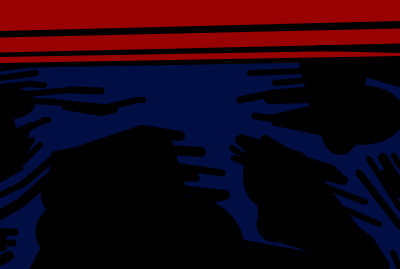
Frame 1 (no input)
Frame 60 (no input): identical to frame 1, image omitted
Frame 120 (the mouse pressed at the canvas centre since frame 60): identical to frame 1, image omitted

The p5.js sketch that drew this single still picture (run headless with seeded random() and noise() and a simulated clock; from frame 60 on, the mouse is pressed at the canvas centre):

// p5.js sketch
// ── sketch.js
function setup() {
    createCanvas(400, 269);
    background(0);
    strokeWeight(50);
    point();
    //red lines
    stroke(152,2,3);
    strokeWeight(6);
    line(0, 60, 400, 53);
    stroke(152,2,3);
    strokeWeight(15);
    line(0, 45, 400, 36);
    stroke(152,2,3);
    strokeWeight(40);
    line(0, 11, 400, 1);
    //blue
    stroke(1,14,67);
    fill(1,14,67);
    quad(0, 88, 400, 81, 400, 269, 0, 269);
    //black lines
    stroke(0);
    strokeWeight(6);
    line(319, 48, 400, 50);
    stroke(0);
    strokeWeight(3);
    line(0, 70, 37, 65);
    line(26, 100, 53, 100);
    strokeWeight(6);
    line(0, 78, 36, 73);
    line(0, 87, 30, 84);
    line(30, 84, 44, 85);
    line(27, 94, 70, 90);
    line(30, 101, 53, 102);
    line(53, 102, 103, 107);
    line(107, 107, 138, 100);
    line(138, 100, 143, 100);
    line(65, 107, 101, 113);
    line(101, 113, 115, 110);
    line(15, 135, 45, 120);
    line(45, 120, 48, 120);
    line(40, 145, 17, 168);
    line(32, 140, 17, 163);
    line(23, 184, 0, 195);
    line(300, 71, 250, 73);
    line(310, 80, 275, 83);
    line(234, 158, 250, 165);
    line(232, 148, 250, 160);
    line(318, 184, 365, 202);
    line(339, 207, 379, 224);
    line(345, 220, 371, 240);
    line(371, 240, 387, 265);
    line(369, 159, 400, 208);
    line(394, 156, 400, 166);
    line(393, 253, 400, 269);
    strokeWeight(7);
    line(72, 90, 101, 91);
    line(262, 223, 260, 193);
    line(56, 156, 23, 184);
    line(15, 232, 0, 232);
    line(13, 243, 0, 243);
    line(3, 232, 3, 248);
    line(264, 95, 240, 100);
    line(255, 116, 269, 118);
    line(359, 173, 400, 226);
    line(196, 178, 180, 178);
    line(222, 173, 175, 166);
    line(195, 172, 175, 172);
    strokeWeight(10);
    line(68, 161, 22, 202);
    line(22, 202, 0, 215);
    line(9, 256, 0, 261);
    line(315, 91, 269, 95);
    line(315, 98, 269, 99);
    line(240, 140, 260, 158);
    line(265, 140, 309, 166);
    line(300, 160, 332, 170);
    line(300, 165, 337, 175);
    line(300, 170, 343, 180);
    line(383, 158, 400, 186);
    line(383, 175, 400, 193);
    line(142, 130, 82, 150);
    line(142, 130, 180, 136);
    line(201, 152, 168, 150);
    line(225, 195, 191, 202);
    line(225, 195, 180, 190);

    
    
    
    //black ellipses & quad
    fill(0);
    quad(56, 156, 165, 135, 205, 269, 45, 269);
    quad(247, 141, 272, 235, 384, 269, 300, 157);
    quad(190, 235, 190, 269, 375, 269, 375, 269);
    ellipse(0, 103, 60, 25);
    ellipse(275, 224, 27, 27);
    quad(0, 112, 0, 177, 18, 167, 7, 108);
    quad(25, 130, 18, 161, 0, 176, 0, 140);
    ellipse(53, 232, 25, 35);
    ellipse(58, 193, 25, 35);
    quad(50, 240, 35, 269, 60, 269, 60, 240);
    ellipse(360, 115, 80, 50);
    ellipse(340, 125, 30, 50);
    quad(305, 67, 320, 125, 354, 125, 363, 66);
    quad(369, 63, 369, 73, 400, 82, 400, 62);
    quad(314, 110, 275, 119, 276, 121, 319, 130);
    ellipse(263, 176, 30, 50);
    ellipse(190, 252, 100, 100);
    //black arcs
    
    
   
    noStroke();
    ellipse();
    fill(0, 255, 0, 100);
    rect();

    noFill();
    arc();

    stroke("purple");

    point();
    curve();
  }
  
  function draw() {
    // p5js/ reference/ shapes
  }
